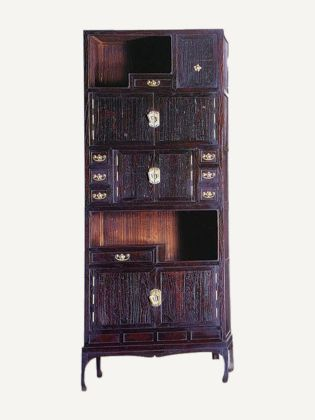
#> input picture thumbs/yerang/1.jpg, 315 x 420 px
$ python -i crop_yerang.py   (imports and definitions only)   (older library calls are emulated)
#> lines starting #> are read from the running program, lines starting #| are printed output that depends on the picture; after the words box and inside, x2 and y2 are one past the last pixel; in counts of white or black regions, pixels touching at a corner belong together
import sys, os, glob
import cv2, numpy as np
BG=np.array([240,244,246],np.uint8); PAD=.08
SRC='/home/claude/mokgagu-photos/photos/yerang'; OUT='/tmp/yr/c'
def pagecol(img):
    g=cv2.cvtColor(img,cv2.COLOR_BGR2GRAY)
    h=np.bincount(g.ravel(),minlength=256).astype(float); h=np.convolve(h,np.ones(7)/7,'same')
    pg=150+int(np.argmax(h[150:233]))
    sel=np.abs(g.astype(int)-pg)<6
    pc=np.median(img[sel],axis=0).astype(np.float32)
    return pg,pc
OPT={2:dict(hull=1),4:dict(largest=1),83:dict(largest=1,chroma=1),6:dict(rat=.10,mar=8),10:dict(dark=40,rat=.12,mar=12),34:dict(fillall=1),30:dict(fillall=1)}
def mask_for(img,o={}):
    H,W=img.shape[:2]; pg,pc=pagecol(img)
    f=img.astype(np.float32)+1; n=f/(pc+1); nm=n.mean(2); ratio=np.abs(np.log(n[...,2]/n[...,0]))
    g=cv2.cvtColor(img,cv2.COLOR_BGR2GRAY).astype(np.float32)
    if o.get('chroma'): S=((ratio>.12)|(g<70)).astype(np.uint8)
    else: S=((g<pg-o.get('dark',55))|((ratio>o.get('rat',.16))&(g<pg-o.get('mar',25)))).astype(np.uint8)
    S=cv2.morphologyEx(S,cv2.MORPH_OPEN,np.ones((5,5),np.uint8))
    S=cv2.morphologyEx(S,cv2.MORPH_CLOSE,cv2.getStructuringElement(cv2.MORPH_ELLIPSE,(25,25)))
    nl,lab,st,_=cv2.connectedComponentsWithStats(S)
    areas=st[1:,4];
    if len(areas)==0: return None,pg,pc
    big=areas.max(); keep=np.zeros_like(S)
    for c in range(1,nl):
        x,y,w,h,a=st[c]
        if a<0.07*big: continue
        if y>0.88*H and h<0.05*H: continue
        if max(w,h)>5*min(w,h) and min(w,h)<0.025*max(W,H): continue
        keep[lab==c]=1
    S=keep
    if o.get('largest'):
        nl2,lab2,st2,_=cv2.connectedComponentsWithStats(S); cc=1+int(np.argmax(st2[1:,4])); S=(lab2==cc).astype(np.uint8)
    kk=int(.035*max(W,H))|1
    Sp=cv2.copyMakeBorder(S,kk,kk,kk,kk,cv2.BORDER_CONSTANT,value=0)
    Sc=cv2.morphologyEx(Sp,cv2.MORPH_CLOSE,cv2.getStructuringElement(cv2.MORPH_ELLIPSE,(kk,kk)))[kk:-kk,kk:-kk]
    # grabcut
    sc=min(1.0,900/max(W,H)); sw,sh=int(W*sc),int(H*sc)
    im=cv2.resize(img,(sw,sh),interpolation=cv2.INTER_AREA)
    R=lambda a:cv2.resize(a.astype(np.uint8),(sw,sh),interpolation=cv2.INTER_NEAREST)
    gc=np.full((sh,sw),cv2.GC_BGD,np.uint8)
    gc[cv2.dilate(R(Sc),np.ones((15,15),np.uint8))>0]=cv2.GC_PR_BGD
    gc[R(Sc)>0]=cv2.GC_PR_FGD
    gc[cv2.erode(R(S&(g<pg-75)),np.ones((7,7),np.uint8))>0]=cv2.GC_FGD
    if (gc==cv2.GC_FGD).sum()>50:
        cv2.grabCut(im,gc,None,np.zeros((1,65)),np.zeros((1,65)),5,cv2.GC_INIT_WITH_MASK)
        fg=((gc==cv2.GC_FGD)|(gc==cv2.GC_PR_FGD)).astype(np.uint8)
        fg=cv2.morphologyEx(fg,cv2.MORPH_OPEN,np.ones((3,3),np.uint8))
        m=cv2.resize(fg,(W,H),interpolation=cv2.INTER_LINEAR)
        m=(cv2.GaussianBlur(m.astype(np.float32),(0,0),2)>0.5).astype(np.uint8)
    else: m=Sc
    bglike=((ratio<.16)&(nm>.5)).astype(np.uint8); bglike=cv2.morphologyEx(bglike,cv2.MORPH_OPEN,np.ones((5,5),np.uint8))
    for x in np.where(m.any(0))[0]:
        ys=np.where(m[:,x])[0]; y0,y1=ys.min(),ys.max(); m[y0:y1+1,x]|=(1-bglike[y0:y1+1,x])
    m=cv2.morphologyEx(m,cv2.MORPH_OPEN,np.ones((7,7),np.uint8))
    inv=(1-m).astype(np.uint8); nl,lab,st,_=cv2.connectedComponentsWithStats(inv,connectivity=4)
    for c in range(1,nl):
        x,y,w,h,a=st[c]
        if a<0.02*W*H and not(x==0 or y==0 or x+w==W or y+h==H):
            sel=lab==c
            if o.get('fillall') or bglike[sel].mean()<0.5: m[sel]=1
    if o.get('hull'):
        cs,_=cv2.findContours(m,cv2.RETR_EXTERNAL,cv2.CHAIN_APPROX_SIMPLE); c=max(cs,key=cv2.contourArea)
        hl=np.zeros_like(m); cv2.fillPoly(hl,[cv2.convexHull(c)],1); wid=m.sum(1); yb=np.where(wid>0.6*wid.max())[0].max(); hl[yb+1:]=0; m=(m|hl).astype(np.uint8)
    if o.get('largest'):
        nl2,lab2,st2,_=cv2.connectedComponentsWithStats(m); cc=1+int(np.argmax(st2[1:,4])); m=(lab2==cc).astype(np.uint8)
    # 큰 성분만, 캡션·가장자리 제거
    nl,lab,st,_=cv2.connectedComponentsWithStats(cv2.dilate(m,np.ones((15,15),np.uint8)))
    out=np.zeros_like(m);
    ar=[st[c,4] for c in range(1,nl)]
    if not ar: return None,pg,pc
    mx=max(ar)
    for c in range(1,nl):
        x,y,w,h,a=st[c]
        if a<0.07*mx: continue
        out|=((lab==c)&(m>0)).astype(np.uint8)
    return out,pg,pc
# [44 lines left out: functions skew, compose, run, not called in this run]
# [3 lines not run here, left out]

>>> import cv2
>>> picture = cv2.imread('../thumbs/yerang/1.jpg')
#> picture is the input picture: shape (420, 315, 3); mean B, G, R 176, 175.6, 181.8
>>> result = mask_for(picture)
#> in pagecol, `g=cv2.cvtColor(img,cv2.COLOR_BGR2GRAY)`:
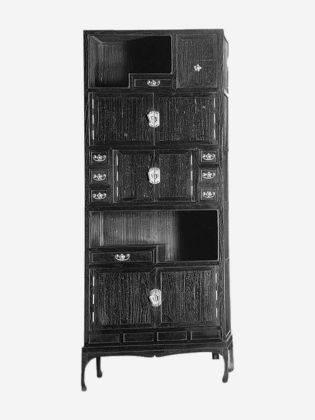
#> g: shape (420, 315); min 1, max 255, mean 177.6
#> in pagecol, `h = np.bincount(g.ravel(), minlength=256).astype(float)`: h = 256 values, max 80483 at index 244, min 0 at index 0, mean 516.8
#> in pagecol, `h = np.convolve(h, np.ones(7) / 7, 'same')`: h = 256 values, max 11859 at index 244, min 0.286 at index 0, mean 516.8
#> in pagecol, `pg=150+int(np.argmax(h[150:233]))`: pg = 150
#> in pagecol, `sel=np.abs(g.astype(int)-pg)<6`:
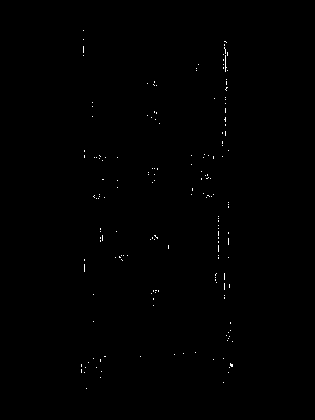
#> sel: shape (420, 315) bool; 0.26% white in thin lines or dots, all inside (x1, y1, x2, y2) = (81, 30, 233, 389)
#> in pagecol, `pc=np.median(img[sel],axis=0).astype(np.float32)`: pc = [151.5, 145, 159]
#> in mask_for, `pg, pc = pagecol(img)`: pg = 150; pc = [151.5, 145, 159]
#> in mask_for, `n = f / (pc + 1)`:
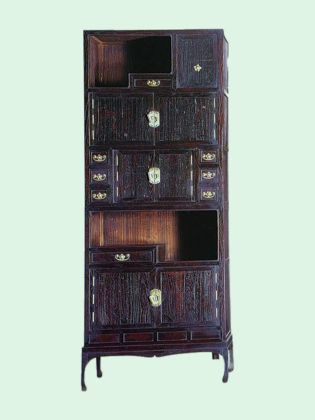
#> n: shape (420, 315, 3) float32; mean B, G, R 1.16, 1.21, 1.14; drawn with min black and max white
#> in mask_for, `else: S=((g<pg-o.get('dark',55))|((ratio>o.get('rat',.16))&(g<pg-o.get..`: S: shape (420, 315); values 0 (black) and 1 (white), 32.6% white; 45 white regions (43 under 20 px), largest, box (x1, y1, x2, y2) and area: (81, 30, 232, 390) 43020, (225, 242, 228, 259) 42
#> in mask_for, `S=cv2.morphologyEx(S,cv2.MORPH_OPEN,np.ones((5,5),np.uint8))`: S: shape (420, 315); values 0 (black) and 1 (white), 30.1% white; 5 white regions, box (x1, y1, x2, y2) and area: (82, 30, 228, 364) 39505, (215, 112, 224, 126) 118, (212, 301, 222, 308) 56, (201, 287, 209, 294) 52, (221, 163, 227, 168) 30
#> in mask_for, `S=cv2.morphologyEx(S,cv2.MORPH_CLOSE,cv2.getStructuringElement(cv2.MOR..`:
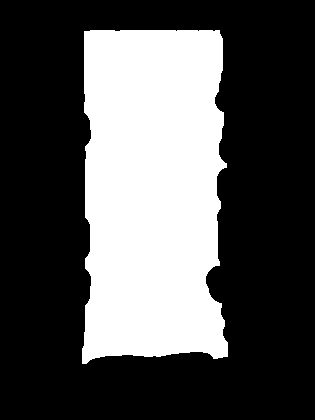
#> S: shape (420, 315); values 0 (black) and 1 (white), 32.9% white; 1 white region, box (x1, y1, x2, y2) and area: (82, 30, 228, 364) 43475
#> in mask_for, `nl,lab,st,_=cv2.connectedComponentsWithStats(S)`: nl = 2; st = [[0, 0, 315, 420, 88825], [82, 30, 146, 334, 43475]]
#> in mask_for, `areas=st[1:,4];`: areas = [43475]
#> in mask_for, `big = areas.max()`: big = 43475
#> the loop in mask_for, `for c in range(1,nl):` made 1 pass
#> in mask_for, `Sp=cv2.copyMakeBorder(S,kk,kk,kk,kk,cv2.BORDER_CONSTANT,value=0)`: Sp: shape (450, 345); values 0 (black) and 1 (white), 28% white; 1 white region, box (x1, y1, x2, y2) and area: (97, 45, 243, 379) 43475
#> in mask_for, `Sc=cv2.morphologyEx(Sp,cv2.MORPH_CLOSE,cv2.getStructuringElement(cv2.M..`: Sc: shape (420, 315); values 0 (black) and 1 (white), 32.9% white; 1 white region, box (x1, y1, x2, y2) and area: (82, 30, 228, 364) 43478
#> in mask_for, `m=cv2.resize(fg,(W,H),interpolation=cv2.INTER_LINEAR)`: fg: shape (420, 315); values 0 (black) and 1 (white), 35% white; 1 white region, box (x1, y1, x2, y2) and area: (82, 29, 233, 371) 46256
#> in mask_for, `bglike = ((ratio < 0.16) & (nm > 0.5)).astype(np.uint8)`: bglike: shape (420, 315); values 0 (black) and 1 (white), 70.5% white; 89 black regions (81 under 20 px), largest, box (x1, y1, x2, y2) and area: (82, 30, 232, 389) 38615, (210, 179, 219, 189) 43, (199, 180, 206, 191) 39
#> in mask_for, `bglike = cv2.morphologyEx(bglike, cv2.MORPH_OPEN, np.ones((5, 5), np.u`:
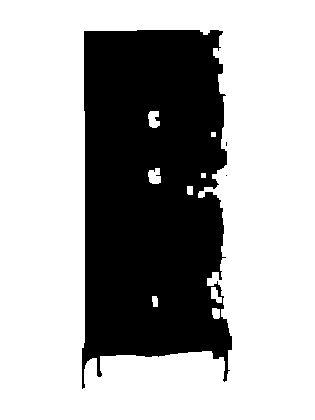
#> bglike: shape (420, 315); values 0 (black) and 1 (white), 66.8% white; 3 black regions (2 under 20 px), largest, box (x1, y1, x2, y2) and area: (82, 30, 232, 389) 43948
#> the loop in mask_for, `for x in np.where(m.any(0))[0]:` made 151 passes
#> (y0, y1) on passes 2 to 4: (32, 368), (31, 368), (30, 366)
#> after the loop in mask_for, `for x in np.where(m.any(0))[0]:`:
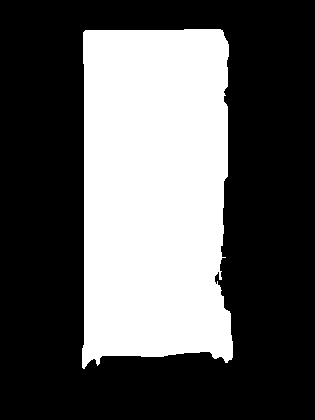
#> m: shape (420, 315); values 0 (black) and 1 (white), 35.1% white; 1 white region, box (x1, y1, x2, y2) and area: (82, 29, 233, 369) 46492
#> in mask_for, `m=cv2.morphologyEx(m,cv2.MORPH_OPEN,np.ones((7,7),np.uint8))`: m: shape (420, 315); values 0 (black) and 1 (white), 35.1% white; 1 white region, box (x1, y1, x2, y2) and area: (82, 29, 233, 363) 46390
#> in mask_for, `nl, lab, st, _ = cv2.connectedComponentsWithStats(inv, connectivity=4)`: st = [[82, 29, 151, 334, 46390], [0, 0, 315, 420, 85910]]
#> the loop in mask_for, `for c in range(1,nl):` made 1 pass
#> in mask_for, `nl,lab,st,_=cv2.connectedComponentsWithStats(cv2.dilate(m,np.ones((15,..`:
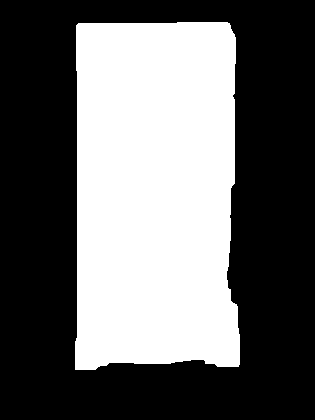
#> lab: shape (420, 315) int32; values 0 (black) and 1 (white), 40.6% white; 1 white region, box (x1, y1, x2, y2) and area: (75, 22, 240, 370) 53769
#> in mask_for, `nl,lab,st,_=cv2.connectedComponentsWithStats(cv2.dilate(m,np.ones((15,..`: st = [[0, 0, 315, 420, 78531], [75, 22, 165, 348, 53769]]
#> in mask_for, `ar=[st[c,4] for c in range(1,nl)]`: ar = [53769]
#> in mask_for, `mx=max(ar)`: mx = 53769
#> the loop in mask_for, `for c in range(1,nl):` made 1 pass
